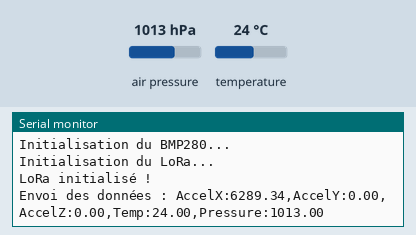
This sketch was run on a simulated ESP32. Shown: the last lines printed to the serial monitor. The test bench sets the inputs (shaded band); at power-on: air pressure 1013 hPa, temperature 24 °C. No radio packets arrive unless stated.

Above: at 1.2 s.
1.3 s: air pressure set to 952 hPa
At 2.3 s:
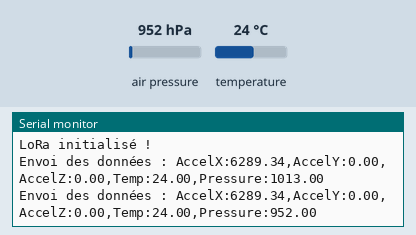
2.8 s: temperature set to 12 °C
At 3.8 s:
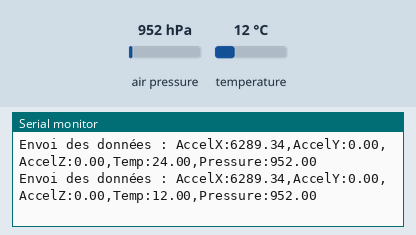
4.3 s: air pressure set to 975 hPa
At 5.8 s:
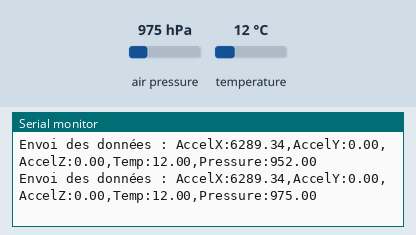
Timing chart, 0 to 7.3 s (numbered marks = the images above; inputs shaded):
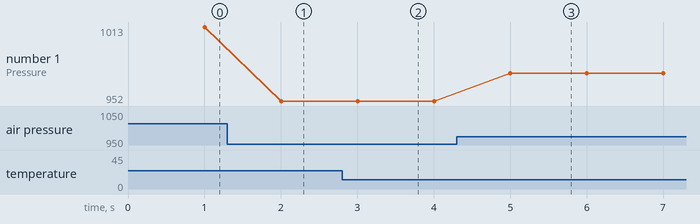

The sketch:

transmitter.ino
```cpp
#include <Wire.h>
#include <Adafruit_BMP280.h>
#include <Adafruit_MPU6050.h>
#include <Adafruit_Sensor.h>
#include <SPI.h>
#include <LoRa.h>

// Objets pour capteurs
Adafruit_BMP280 bmp;  // Objet pour BMP280
Adafruit_MPU6050 mpu;    // Objet pour MPU6050

// Pins SPI pour LoRa
#define LORA_SCK 18
#define LORA_MISO 19
#define LORA_MOSI 23
#define LORA_SS 5
#define LORA_RST 14
#define LORA_DIO0 26
#define BAND 915E6  // Fréquence LoRa (modifiez selon votre région)
#define PAS 1000

//initialisation des variables
unsigned long temps1 = 0;

// Initialisation
void setup() {

  Serial.begin(9600);
  Wire.begin(21, 22);  // Configurer SDA et SCL pour ESP32

  // Initialiser le MPU6050
  Serial.println("Initialisation du MPU6050...");
  if (!mpu.begin()) {
    Serial.println("Échec de l'initialisation du MPU6050 !");
    while (1);
  }
  Serial.println("MPU6050 initialisé !");

  Serial.println("MPU6050 initialisé !");

  // Initialisation BMP280
  Serial.println("Initialisation du BMP280...");
  if (!bmp.begin(0x76)) {  // Adresse I2C par défaut
    Serial.println("BMP280 non détecté !");
    while (1);
  }

  // Configuration du BMP280
  bmp.setSampling(Adafruit_BMP280::MODE_NORMAL,
                  Adafruit_BMP280::SAMPLING_X2,
                  Adafruit_BMP280::SAMPLING_X16,
                  Adafruit_BMP280::FILTER_X16,
                  Adafruit_BMP280::STANDBY_MS_500);

  // Initialisation LoRa
  Serial.println("Initialisation du LoRa...");
  LoRa.setPins(LORA_SS, LORA_RST, LORA_DIO0);
  if (!LoRa.begin(BAND)) {
    Serial.println("Échec de l'initialisation LoRa !");
    while (1);
  }
  Serial.println("LoRa initialisé !");
}

void loop() {

  if ((millis()- temps1) >= PAS){
    temps1 = millis();
  // Lire les données du MPU6050
   sensors_event_t accel;
    mpu.getAccelerometerSensor()->getEvent(&accel);

    float accelX = accel.acceleration.x;  // Accélération en m/s²
    float accelY = accel.acceleration.y;
    float accelZ = accel.acceleration.z;


  // Lire les données du BMP280
  float temperature = bmp.readTemperature();
  float pressure = bmp.readPressure() / 100.0;  // En hPa

  // Créer une chaîne de données à envoyer
  String data = "AccelX:" + String(accelX, 2) +
                ",AccelY:" + String(accelY, 2) +
                ",AccelZ:" + String(accelZ, 2) +
                ",Temp:" + String(temperature, 2) +
                ",Pressure:" + String(pressure, 2);

  // Envoyer les données via LoRa
  Serial.println("Envoi des données : " + data);
  LoRa.beginPacket();
  LoRa.print(data);
  LoRa.endPacket();
  }
}
```

Measured:
- after the input at 1.3 s, the serial monitor: prints a new line after 0.70 s (image 1)
- after the input at 2.8 s, the serial monitor: prints a new line after 0.20 s (image 2)
- after the input at 4.3 s, the serial monitor: prints a new line after 0.70 s (image 3)
- plotted number 1: 1013 → 952 after the input at 1.3 s, 952 → 975 after the input at 4.3 s
